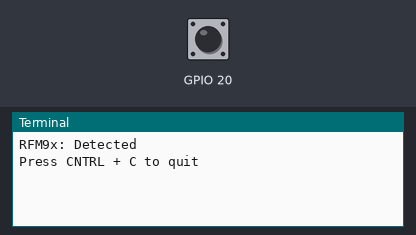
Recording of a program running on a simulated Raspberry Pi (BCM pin numbers). Shown: the last lines printed to the terminal. The test bench sets the inputs (shaded band); at power-on: GPIO 20 LOW. No radio messages arrive unless stated (any console line starting 'radio sent:' is added by the test bench).

Above: at 1.2 s.
1.3 s: GPIO 20 pulled HIGH for 0.15 s
At 1.9 s:
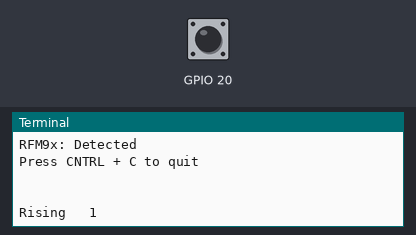
2.9 s: GPIO 20 pulled HIGH for 1 s
At 4.3 s:
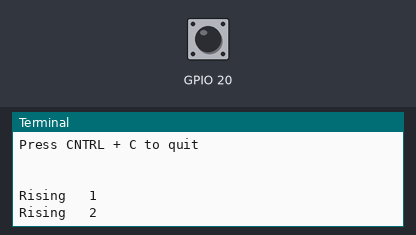
5.4 s: GPIO 20 pulled HIGH for 0.15 s
At 6.2 s:
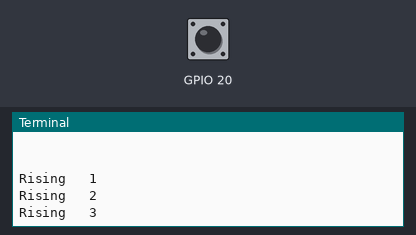

Measured:
- after the input at 1.3 s, the terminal: prints a new line at once (image 1)
- after the input at 2.9 s, the terminal: prints a new line at once (image 2)
- after the input at 5.4 s, the terminal: prints a new line at once (image 3)

The program:

rfm9x_check.py
```python
"""
Wiring Check, Pi Radio w/RFM9x

Learn Guide: https://learn.adafruit.com/lora-and-lorawan-for-raspberry-pi
Author: Brent Rubell for Adafruit Industries
"""
import time
import busio
from digitalio import DigitalInOut, Direction, Pull
import RPi.GPIO as GPIO
import board

# Import the RFM9x radio module.
import adafruit_rfm9x

def button_callback(channel):
    global presses
    time.sleep(0.001)
    if GPIO.input(20) == 1:
        print("Rising\t", presses)
        presses += 1
    return

# Configure RFM9x LoRa Radio
CS = DigitalInOut(board.CE1)
RESET = DigitalInOut(board.D25)
spi = busio.SPI(board.SCK, MOSI=board.MOSI, MISO=board.MISO)

GPIO.setwarnings(False)
GPIO.setmode(GPIO.BCM)
GPIO.setup(20, GPIO.IN, pull_up_down=GPIO.PUD_DOWN)
presses = 1

GPIO.add_event_detect(20, GPIO.RISING, callback=button_callback)


# Attempt to set up the RFM9x Module
try:
    rfm9x = adafruit_rfm9x.RFM9x(spi, CS, RESET, 915.0)
    print("RFM9x: Detected")
except RuntimeError:
    # Thrown on version mismatch
    print("RFM9x: ERROR")

print("Press CNTRL + C to quit\n\n")

try:
    while True:
        pass
except KeyboardInterrupt:
    pass
finally:
    print("\nRelease our used channel")
    GPIO.cleanup(20)
```
